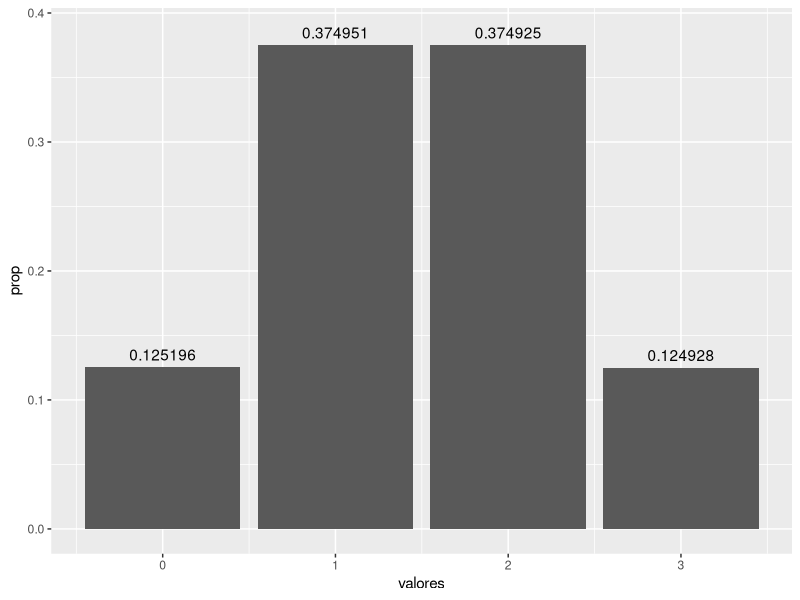
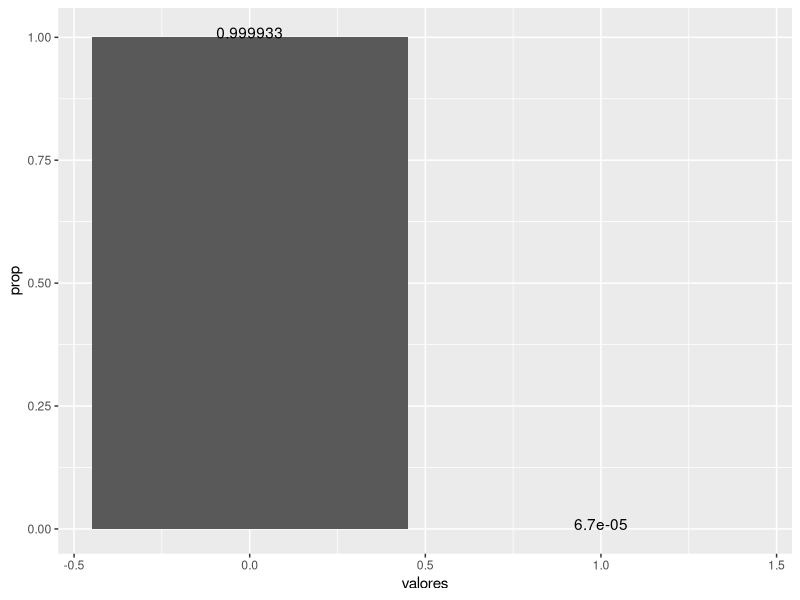
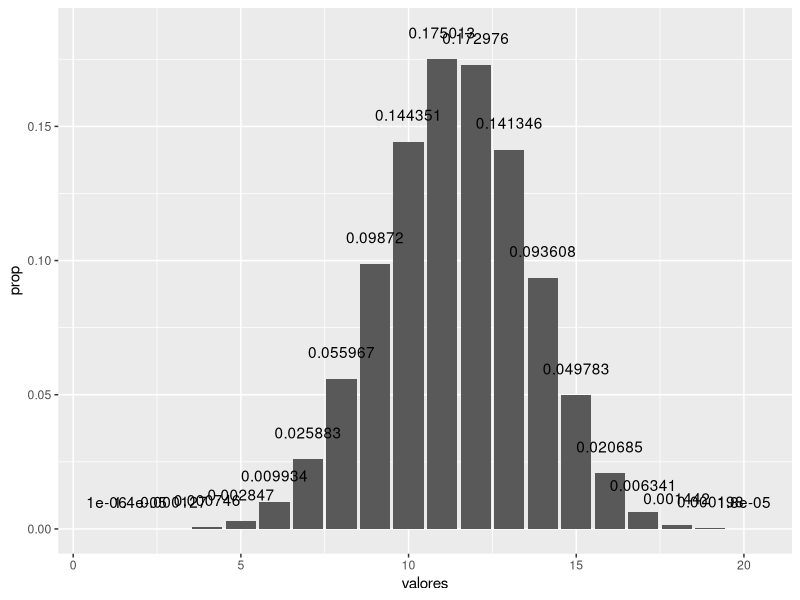
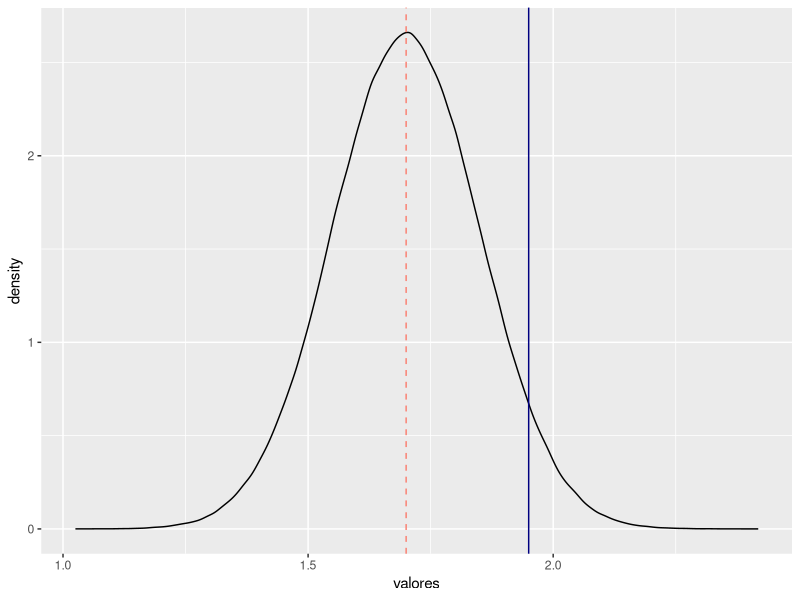
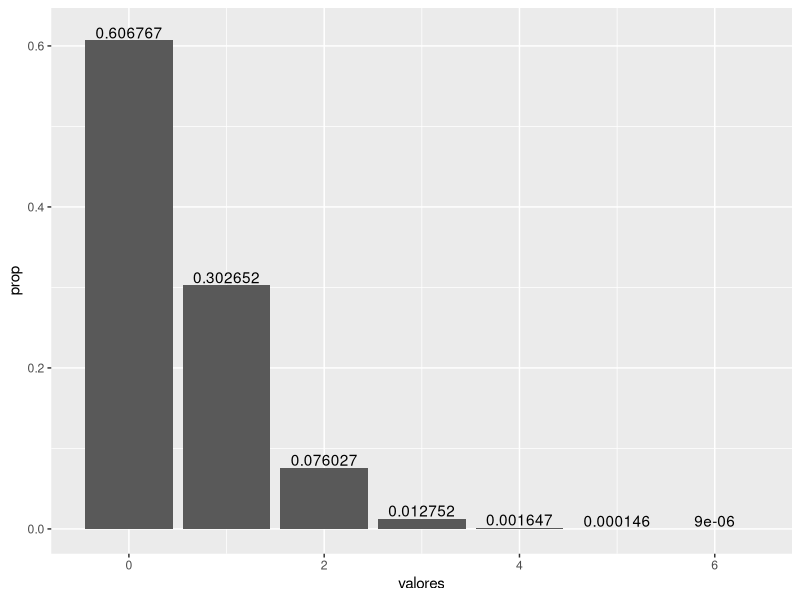
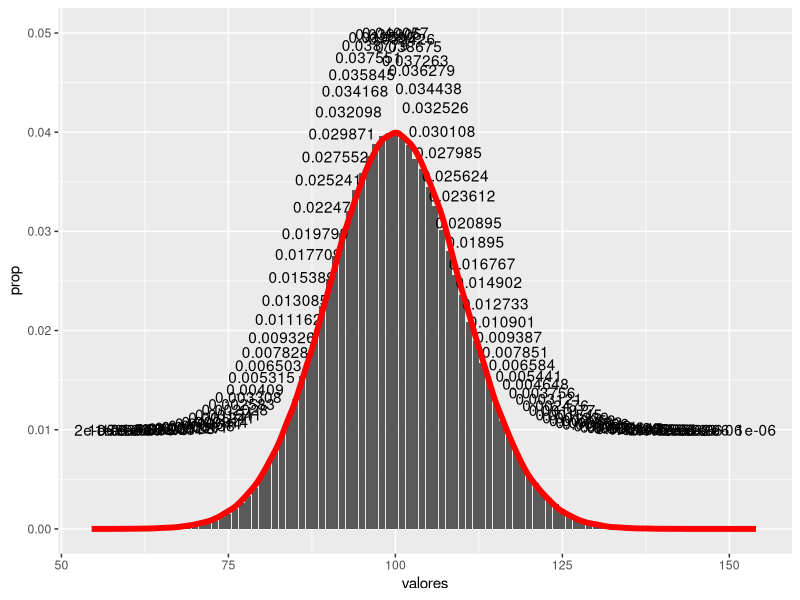

Source code (R) for these figures, in order:
## ---- chunk 1
library(tidyverse)
num_obs <- 1e6

# Experimento aleatorio (1e6 simulaciones)
experimento <- rbinom(n = 1e6, size = 3, prob = 0.5)
## ---- chunk 2
# Grafica
tibble(valores = experimento) %>% 
  count(valores) %>% 
  mutate(prop = n/sum(n)) %>% 
  ggplot(aes(x = valores, y = prop)) + 
  geom_col() +
  geom_text(aes(y = prop + 0.01, label = prop))
## ---- chunk 3
# Probabilidad acumulada que deseamos!
tibble(valores = experimento) %>% 
  summarise(num_cumplen_condicion = 
              sum(valores %in% c(1,2)),
            prop_cumplen_condicion = 
              num_cumplen_condicion/num_obs)
## ---- chunk 4
num_obs <- 1e6

# Calculamos la probabilidad
probabilidad <- 100/6e6

# Experimento aleatorio (1e6 simulaciones)
experimento <- rbinom(n = 1e6, size = 3, 
                      prob = probabilidad)
table(experimento)
## ---- chunk 5
# Grafica
tibble(valores = experimento) %>% 
  count(valores) %>% 
  mutate(prop = n/sum(n)) %>% 
  ggplot(aes(x = valores, y = prop)) + 
  geom_col() +
  geom_text(aes(y = prop + 0.01, label = prop))
## ---- chunk 6
# Probabilidad acumulada que deseamos!
tibble(valores = experimento) %>% 
  summarise(num_cumplen_condicion = 
              sum(valores %in% c(1:3)),
            prop_cumplen_condicion = 
              num_cumplen_condicion/num_obs)
## ---- chunk 7
# Experimento aleatorio (1e6 simulaciones)
experimento <- rbinom(n = 1e6, 
                      size = 20, 
                      prob = 0.57)
## ---- chunk 8
# Grafica
tibble(valores = experimento) %>% 
  count(valores) %>% 
  mutate(prop = n/sum(n)) %>% 
  ggplot(aes(x = valores, y = prop)) + 
  geom_col() +
  geom_text(aes(y = prop + 0.01, label = prop))
## ---- chunk 9
tibble(valores = experimento) %>% 
  summarise(num_cumplen_condicion = 
              sum(valores %in% c(20)),
            prop_cumplen_condicion = 
              num_cumplen_condicion/num_obs)
## ---- chunk 10
# Experimento aleatorio (1e6 simulaciones)
media <- 1.7
desv.est <- 0.15
Z <- 1.95
experimento <- rnorm(n = 1e6, mean = media, sd = desv.est)
## ---- chunk 11
# Grafica de continuas
tibble(valores = experimento) %>% 
  ggplot() + 
  geom_density(aes(x = valores)) +
  geom_vline(xintercept = media, 
             color="salmon", linetype = "dashed") +
  geom_vline(xintercept = Z, color="navyblue")
## ---- chunk 12
# Probabilidad acumulada que deseamos!
tibble(valores = experimento) %>% 
  summarise(num_cumplen_condicion = 
              sum(valores >= 1.95),
            prop_cumplen_condicion = 
              num_cumplen_condicion/num_obs)
## ---- chunk 13
# Experimento aleatorio (1e6 simulaciones)
experimento <- rpois(n = 1e6, lambda = 0.5)
table(experimento)
## ---- chunk 14
# Grafica
tibble(valores = experimento) %>% 
  count(valores) %>% 
  mutate(prop = n/sum(n)) %>% 
  ggplot(aes(x = valores, y = prop)) + 
  geom_col() +
  geom_text(aes(y = prop + 0.01, label = prop))
## ---- chunk 15
# Probabilidad acumulada que deseamos!
tibble(valores = experimento) %>% 
  count(valores) %>% 
  mutate(prop = n/sum(n), 
         cumsum = cumsum(prop))
## ---- chunk 16
# Experimento aleatorio (1e6 simulaciones)

# Experimento 1
experimento <- rpois(n = 1e6, lambda = 100)

# Experimento 2
experimento2 <- rnorm(n = 1e6, 
                      mean = 100, 
                      sd = 10) %>% 
  as_tibble()
## ---- chunk 17
# Grafica
tibble(valores = experimento) %>% 
  count(valores) %>% 
  mutate(prop = n/sum(n)) %>% 
  ggplot() + 
  geom_col(aes(x = valores, y = prop)) +
  geom_text(aes(x = valores, 
                y = prop + 0.01, 
                label = prop)) + 
  geom_density(data = experimento2, 
               aes(x = value), 
               color = 'red', size = 2)
## ---- chunk 18
# Probabilidad acumulada que deseamos!
tibble(valores = experimento) %>% 
  summarise(num_cumplen_condicion = 
              sum(valores >= 120),
            prop_cumplen_condicion = 
              num_cumplen_condicion/num_obs)
